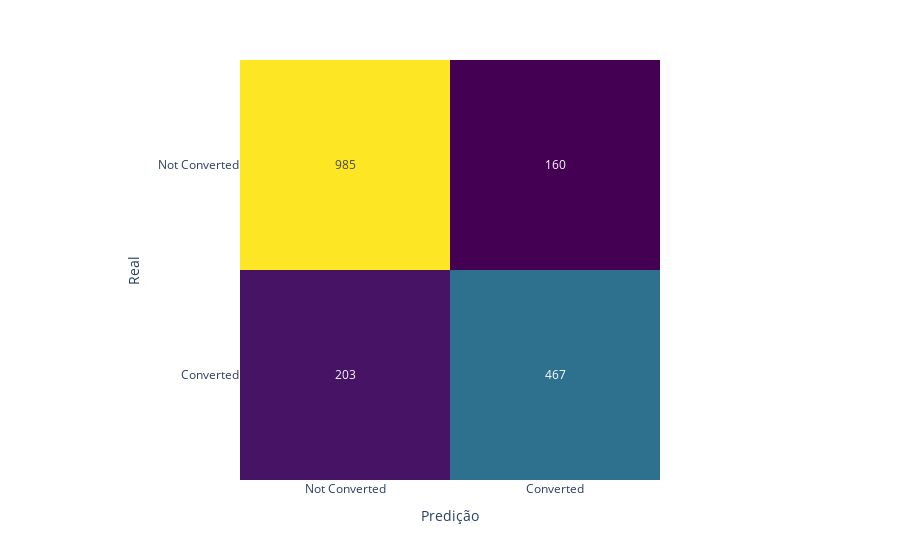

Source (notebook cell):
### Code cell
# Mostrar a matriz de confusão
conf_matrix = confusion_matrix(y_test, y_pred)

fig = px.imshow(
    conf_matrix,
    labels=dict(x='Predição', y='Real', color='Contagem'),
    x=['Not Converted', 'Converted'],
    y=['Not Converted', 'Converted'],
    color_continuous_scale='Viridis'
)

fig.update_traces(text=conf_matrix, texttemplate='%{z}')
fig.update_layout(coloraxis_showscale=False)

fig.show()

### Figure 1 — Plotly figure (JSON) as saved in the notebook; plotly's stock layout.template omitted (floating-point values rounded to 4 significant figures)
{"data": [{"coloraxis": "coloraxis", "hovertemplate": "Predição: %{x}<br>Real: %{y}<br>Contagem: %{z}<extra></extra>", "name": "0", "text": [[985, 160], [203, 467]], "texttemplate": "%{z}", "type": "heatmap", "x": ["Not Converted", "Converted"], "xaxis": "x", "y": ["Not Converted", "Converted"], "yaxis": "y", "z": [[985, 160], [203, 467]]}], "layout": {"coloraxis": {"colorbar": {"title": {"text": "Contagem"}}, "colorscale": [[0, "#440154"], [0.1111, "#482878"], [0.2222, "#3e4989"], [0.3333, "#31688e"], [0.4444, "#26828e"], [0.5556, "#1f9e89"], [0.6667, "#35b779"], [0.7778, "#6ece58"], [0.8889, "#b5de2b"], [1, "#fde725"]], "showscale": false}, "margin": {"t": 60}, "xaxis": {"anchor": "y", "constrain": "domain", "domain": [0, 1], "scaleanchor": "y", "title": {"text": "Predição"}}, "yaxis": {"anchor": "x", "autorange": "reversed", "constrain": "domain", "domain": [0, 1], "title": {"text": "Real"}}}}
